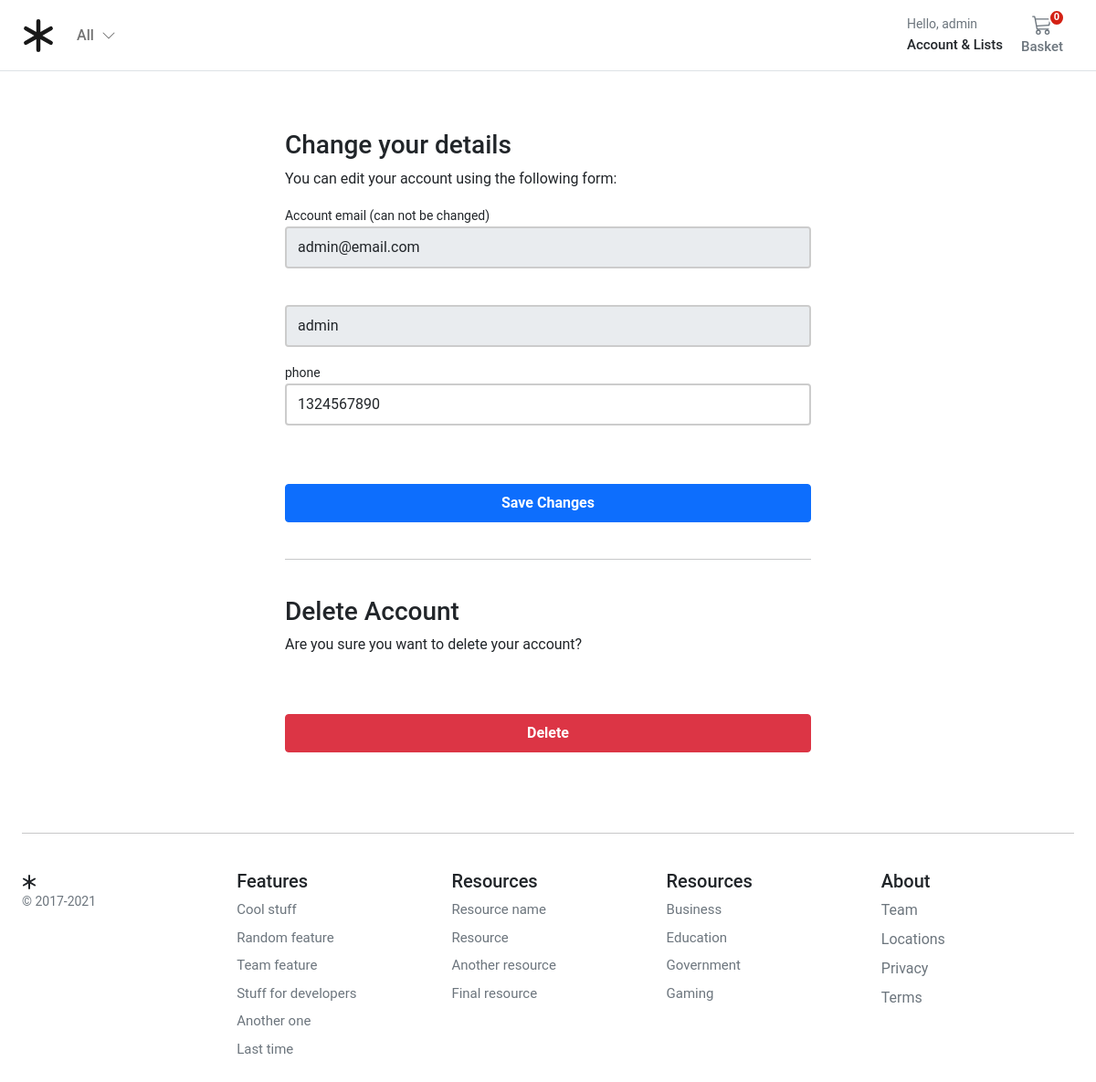
The app's page /account/profile/edit/ (signed in) with its own data.
### account/models.py (models this page shows, shortened)
class Customer(AbstractBaseUser, PermissionsMixin):
    email = models.EmailField(_('email address'), unique=True)
    name = models.CharField(max_length=150)
    mobile = models.CharField(max_length=150, blank=True)
    is_active = models.BooleanField(default=False)
    is_staff = models.BooleanField(default=False)
    created = models.DateTimeField(auto_now_add=True)
    updated = models.DateTimeField(auto_now=True)
    objects = CustomAccountManager()
    USERNAME_FIELD = 'email'
    REQUIRED_FIELDS = ['name']
    class Meta:
        verbose_name = 'Accounts'
        verbose_name_plural = 'Accounts'

### account/views.py (the view, shortened to what this page needs)
# urls.py: path('profile/edit/', views.EditProfile.as_view(), name='edit_profile'),
class EditProfile(LoginRequiredMixin, View):
    form_class = UserEditForm
    template_name = 'account/dashboard/edit_detail.html'
    def get(self, request):
        user_form = self.form_class(instance=request.user)
        return render(request, self.template_name, {'user_form': user_form})

### account/forms.py
class UserEditForm(forms.ModelForm):
    email = forms.EmailField(
        label='Account email (can not be changed)', max_length=200, widget=forms.TextInput(
            attrs={'class': 'form-control mb-3', 'placeholder': 'email', 'id': 'form-email', 'readonly': 'readonly'}))
    name = forms.CharField(
        label='Username', min_length=4, max_length=50, widget=forms.TextInput(
            attrs={'class': 'form-control mb-3', 'placeholder': 'Username', 'id': 'form-firstname',
                   'readonly': 'readonly'}))
    mobile = forms.CharField(
        label='phone', min_length=4, max_length=50, widget=forms.TextInput(
            attrs={'class': 'form-control mb-3', 'placeholder': 'mobile', 'id': 'form-mobile'}))
    class Meta:
        model = Customer
        fields = ('email', 'name', 'mobile')
    def __init__(self, *args, **kwargs):
        super().__init__(*args, **kwargs)
        self.fields['name'].required = True
        self.fields['email'].required = True

### basket/basket.py (called while the page is built)
    def __len__(self):
        return sum(item['qty'] for item in self.basket.values())

### basket/context_processors.py (called while the page is built)
def basket(request):
    return {'basket': Basket(request)}

### store/context_processors.py (called while the page is built)
def categories(request):
    return {
        'categories': Category.objects.filter(level=0)
    }

### account/templates/account/dashboard/edit_detail.html (shortened to what this page needs)
{% extends 'account/sub_base.html' %}
{% block sub_content %}
    <div class="col-6 mx-auto">
        <form class="account-form" method="post" enctype="multipart/form-data">
            {% if user_form.is_valid and profile_form.is_valid %}
                <div class="alert alert-primary" role="alert">
                    Details successfully updated!
                </div>
                <p class="small text-center pt-0">
                    <a href="{% url "account:dashboard" %}">Back to Dashboard</a>
                </p>
            {% else %}
                <h3>Change your details</h3>
                <p>You can edit your account using the following form:</p>
            {% endif %}
            <label class="small font-weight-bold">{{ user_form.email.label }}</label>
            {{ user_form.email }}
            {{ user_form.name }}
            <label class="small font-weight-bold">{{ user_form.mobile.label }}</label>
            {{ user_form.mobile }}
            <button class="btn btn-primary btn-block py-2 mb-4 mt-5 fw-bold w-100" type="submit" value="Save changes">
                Save
                Changes
            </button>
            <hr class="mb-3">
        </form>
        <form class="account-form" action="{% url "account:delete_user" %}" method="post">
            <p class=" h3 pt-4 font-weight-bold">Delete Account</p>
            <p>Are you sure you want to delete your account?</p>
            <button type="submit" role="button" class="btn btn-danger btn-block py-2 mb-4 mt-5 fw-bold w-100">Delete
            </button>
        </form>
    </div>
{% endblock %}

### templates/inc/navbar.html (shortened to what this page needs)
<header class="pb-3">
    <nav class="navbar navbar-expand-md navbar-light bg-white border-bottom">
        <div class="container-fluid px-md-4">
            <div class="d-flex w-100 navbar-collapse">
                <a class="navbar-brand d-flex-inline" href="/">
                </a>
                <ul class="navbar-nav me-auto mb-2 mb-md-0">
                    <li class="nav-item dropdown">
                        <a class="nav-link dropdown-toggle d-none d-md-block fw500" href="#" id="navbarDropdown"
                           role="button"
                           data-bs-toggle="dropdown" aria-expanded="false">
                            All
                            <i class="ps-1">
                                <svg xmlns="http://www.w3.org/2000/svg" width="16" height="16" fill="currentColor"
                                     class="bi bi-chevron-down" viewBox="0 0 16 16">
                                    <path fill-rule="evenodd"
                                          d="M1.646 4.646a.5.5 0 0 1 .708 0L8 10.293l5.646-5.647a.5.5 0 0 1 .708.708l-6 6a.5.5 0 0 1-.708 0l-6-6a.5.5 0 0 1 0-.708z"/>
                                </svg>
                            </i>
                        </a>
                    </li>
                </ul>
                <div>
                    <div class="collapse navbar-collapse" id="navbarSupportedContent2">
                        <ul class="navbar-nav me-auto mb-2 mb-lg-0">
                            <li class="nav-item dropdown">
                                <a class="nav-link dropdown-toggle text-reset" href="#" id="navbarDropdown"
                                   role="button"
                                   data-bs-toggle="dropdown" aria-expanded="false">
                                    <div class="small text-muted">Hello,
                                        {% if user.is_authenticated %}
                                            {{ request.user.name }}
                                        {% else %}
                                            Login
                                        {% endif %}
                                    </div>
                                    <span class="fs15 fw500">Account &amp; Lists
                    </span>
                                </a>
                            </li>
                        </ul>
                    </div>
                </div>
                <a type="button" role="button" href="{% url "basket:basket_summary" %}"
                   class="btn btn-outline-secondary border-0 basket-btn">
                    {% with total_qty=basket|length %}
                        <div id="basket-qty" class="basket-qty">
                            {% if total_qty > 0 %}
                                {{ total_qty }}
                            {% else %}
                                0
                            {% endif %}
                        </div>
                    {% endwith %}
                    <div>
                    </div>
                    <span class="fs15 fw500">Basket</span>
                </a>
            </div>
        </div>
    </nav>
</header>

### static/main/css/base.css (style rules this page uses)
.dropdown-toggle::after { display: none; }
html, body, p, div { letter-spacing: -0.02px; font-family: 'Roboto', sans-serif; }
.fs15 { font-size: 0.9375rem; }
.fw500 { font-weight: 500; }
.basket-qty { color: #fff; background: #d42114; border: 2px solid #fff; border-radius: 50%; text-align: center; font-size: 11px; height: 15px; width: 14px; position: absolute; box-sizing: content-box; font-weight: 600; display: flex; justify-content: center; align-items: center; top: 1px; right: 10px; }
.basket-btn { position: relative; }

### account/static/account/css/account.css (style rules this page uses)
.account-form input { border: 2px solid #ccc; height: calc(2em + .75rem + 2px); }

### records on screen
Customer: user.name "admin", email "admin@email.com", name "admin", mobile "1324567890"

### other values on screen
{{ user_form.email.label }} "Account email (can not be changed)"
{{ user_form.mobile.label }} "phone"
